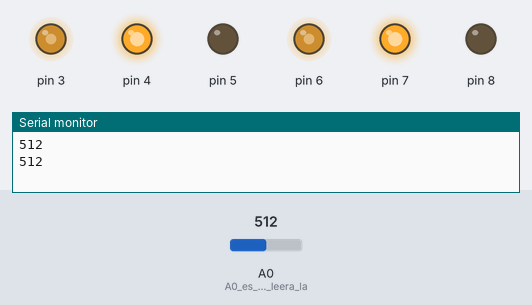
The sketch below on a simulated Arduino Uno, built with avr-gcc and run on an emulated ATmega328P. On the bench: output pins drawn as LEDs (lit = HIGH), the last lines printed to the serial monitor. The inputs (shaded band) are chosen by the test bench; at power-on: A0 (A0_es_el_pin_que_leera_la) = 512.

Above: at 1.8 s.
1.9 s: A0 (A0_es_el_pin_que_leera_la) set to 716
At 3.5 s:
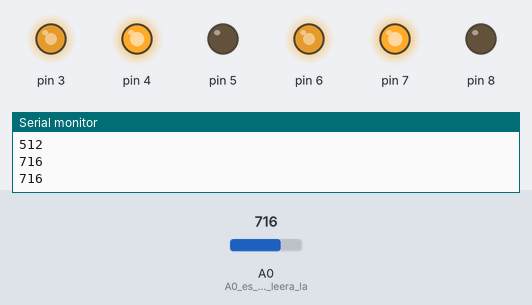
4.5 s: A0 (A0_es_el_pin_que_leera_la) set to 1023
At 7.1 s:
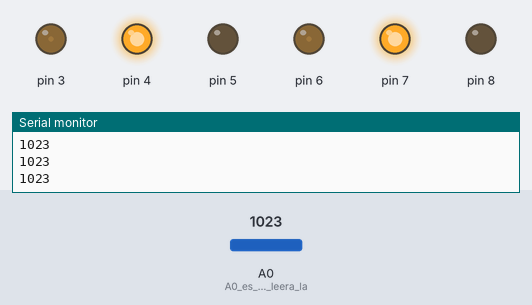
7.5 s: A0 (A0_es_el_pin_que_leera_la) set to 306
At 9.4 s:
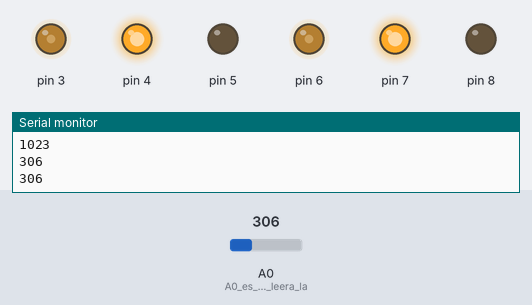
Timing chart, 0 to 10.9 s (numbered marks = the images above; inputs shaded):
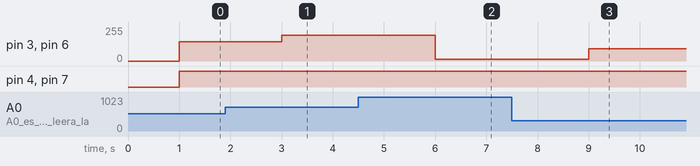

Measured:
- after the input at 1.9 s, pin 3, pin 6: 143/255 → 194/255 after 1.1 s
- after the input at 4.5 s, pin 3, pin 6: 194/255 → 14/255 after 1.5 s
- after the input at 7.5 s, pin 3, pin 6: 14/255 → 91/255 after 1.5 s

The sketch:

P6_e3.ino
```cpp
void setup() {
  Serial.begin(9600); // Se inicia la comunicacion serial
  pinMode(A0,INPUT);  //A0 es el pin que leera la entrada analogica

  pinMode(5,OUTPUT);
  pinMode(4,OUTPUT);
  pinMode(3,OUTPUT);
  pinMode(6,OUTPUT);
  pinMode(7,OUTPUT);
  pinMode(8,OUTPUT);
}

void loop() {
  int va = analogRead(A0);  // la lectura analogica se convierte a valores enteros
  Serial.println(va);  // se indica que se imprima la lectura analogica
  delay(1000);

  if(va <=15)  // Es un rango de error que engloba los valores que arroja cuando no detecta nada
  {
  analogWrite(6,0); // HABILITA MOTOR 1
  digitalWrite(7,LOW);
  digitalWrite(8,LOW);  //DA EL SENTIDO

  analogWrite(3,0); //HABILITA MOTOR 2
  digitalWrite(4,LOW);
  digitalWrite(5,LOW); //DA EL SENTIDO
  }

  else
  // Si los valores son mayores a 15 significa que detecta algo y comenzaran a girar los motores
  // Cuanto mas cercano esta el objeto mayores son los valores que lee el sensor
  {
  analogWrite(6, 15+va/4); // HABILITA MOTOR 1
  digitalWrite(7,HIGH);
  digitalWrite(8,LOW);  //DA EL SENTIDO

  analogWrite(3, 15+va/4); //HABILITA MOTOR 2
  digitalWrite(4,HIGH);
  digitalWrite(5,LOW); //DA EL SENTIDO
  }
}
```
